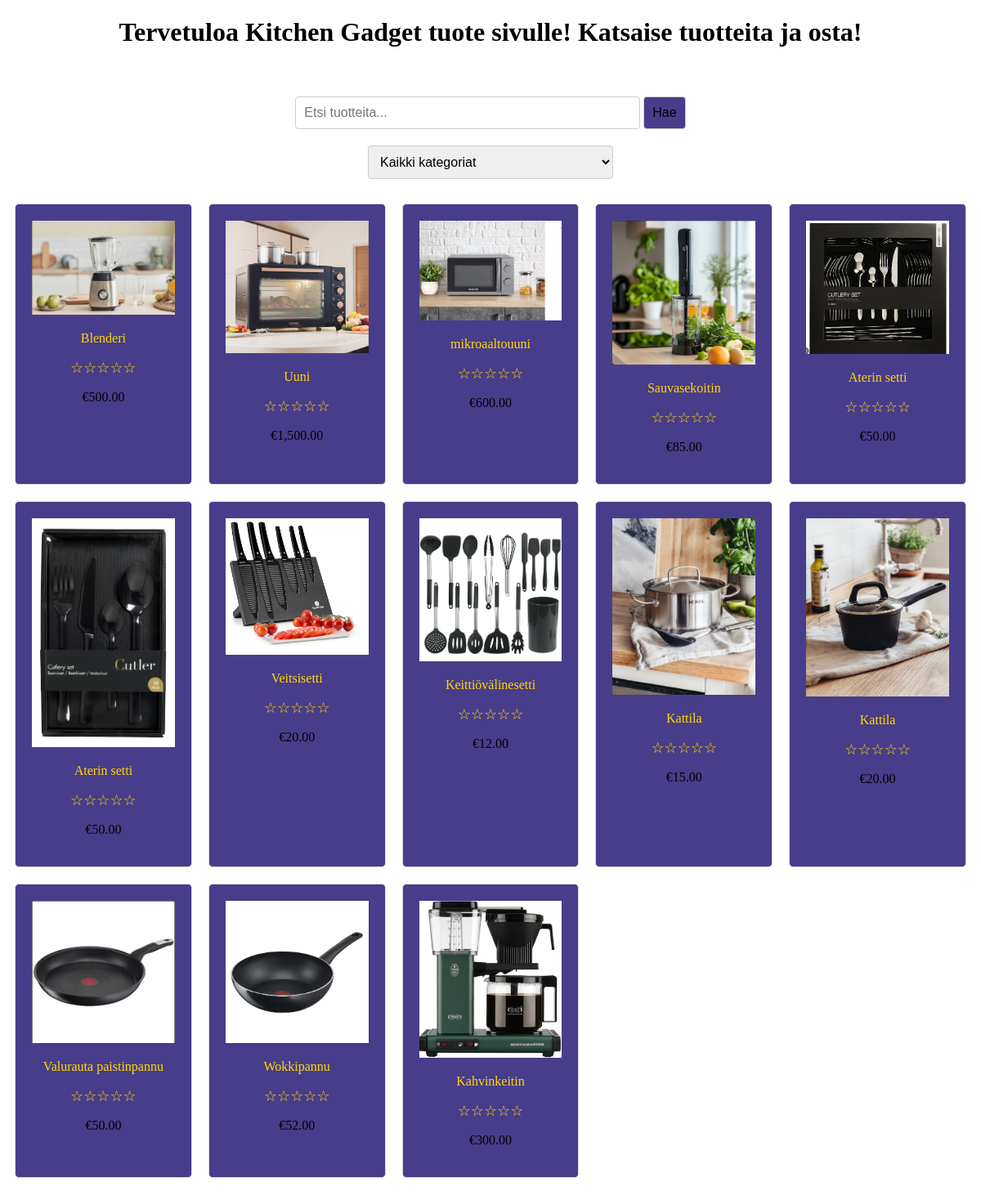
The page /tuoteet.php on the database its author committed.
### tables this page shows
CREATE TABLE `tuotteet` (
  `id` int(11) NOT NULL,
  `nimi` varchar(255) NOT NULL,
  `nimi_en` varchar(255) DEFAULT NULL,
  `kuvaus` text DEFAULT NULL,
  `kuvaus_en` text DEFAULT NULL,
  `hinta` decimal(10,2) NOT NULL,
  `kuva` varchar(255) DEFAULT NULL,
  `varastomäärä` int(11) DEFAULT 0
);

### tuoteet.php (the view, shortened to what this page needs)
<?php
try {
    $dsn = "mysql:host=" . DB_HOST . ";dbname=" . DB_DATABASE . ";charset=utf8";
    $pdo = new PDO($dsn, DB_USER, DB_PASSWORD);
    $pdo->setAttribute(PDO::ATTR_ERRMODE, PDO::ERRMODE_EXCEPTION);
    $pdo->setAttribute(PDO::ATTR_DEFAULT_FETCH_MODE, PDO::FETCH_ASSOC);
    $pdo->setAttribute(PDO::ATTR_EMULATE_PREPARES, false);
} catch (PDOException $e) {
    die('Database connection failed: ' . $e->getMessage());
}
try {
    $stmt = $pdo->prepare("SELECT id, nimi, kuvaus, kuva, hinta, varastomäärä FROM tuotteet");
    $stmt->execute();
    $products = $stmt->fetchAll();
} catch (PDOException $e) {
    echo '<p class="error">Error fetching products: ' . $e->getMessage() . '</p>';
    $products = [];
}
try {
    $stmt = $pdo->prepare("
    SELECT
        t.id, t.nimi, t.kuvaus, t.kuva, t.hinta, t.varastomäärä,
        COALESCE(GROUP_CONCAT(k.nimi SEPARATOR ','), '') AS categories,
        COALESCE(AVG(a.arvosana), 0) AS avg_rating
    FROM tuotteet t
    LEFT JOIN tuote_kategoria tk ON t.id = tk.tuote_id
    LEFT JOIN kategoriat k ON tk.kategoria_id = k.id
    LEFT JOIN arvostelut a ON t.id = a.tuote_id
    GROUP BY t.id
");
    $stmt->execute();
    $products = $stmt->fetchAll();
} catch (PDOException $e) {
    echo '<p class="error">Error fetching products: ' . $e->getMessage() . '</p>';
    $products = [];
}
?>
<!DOCTYPE html>
<html lang="en">
<head>
</head>
<body>
    <h1 style="text-align: center;">Tervetuloa Kitchen Gadget tuote sivulle! Katsaise tuotteita ja osta!</h1>
    <br>
    <div class="search-bar-container">
        <input type="text" id="searchInput" class="search-bar" placeholder="Etsi tuotteita...">
        <button class="search-btn" onclick="searchProduct()">Hae</button>
    </div>
    <div class="category-container">
        <select id="categorySelect" class="category-select" onchange="filterByCategory()">
            <option value="all">Kaikki kategoriat</option>
        </select>
    </div>
    <form>
        <div class="product-grid">
            <?php foreach ($products as $product): ?>
                <div class="product" data-id="<?= htmlspecialchars($product['id']) ?>"
                    data-categories="<?= htmlspecialchars($product['categories']) ?>"
                    onclick="showPopup('<?= htmlspecialchars($product['id']) ?>', '<?= htmlspecialchars($product['nimi']) ?>', '<?= htmlspecialchars($product['kuvaus']) ?>', '<?= htmlspecialchars($product['kuva']) ?>', '<?= htmlspecialchars($product['hinta']) ?>', '<?= htmlspecialchars($product['varastomäärä']) ?>')">
                    <img src="<?= htmlspecialchars($product['kuva']) ?>" alt="<?= htmlspecialchars($product['nimi']) ?>">
                    <p style="color: gold;" class="name"><?= htmlspecialchars($product['nimi']) ?></p>
                    <p class="rating">
                        <?php
                        $rating = round($product['avg_rating']);
                        for ($i = 1; $i <= 5; $i++) {
                            if ($i <= $rating) {
                                echo '★';
                            } else {
                                echo '☆';
                            }
                        }
                        ?>
                    </p>
                    <p class="price">€<?= number_format($product['hinta'], 2) ?></p>
                </div>
            <?php endforeach; ?>
        </div>
    </form>

### tuoteet.php (style rules this page uses)
.product-grid { display: grid; grid-template-columns: repeat(auto-fill, minmax(200px, 1fr)); gap: 20px; max-width: 1200px; margin: 20px auto; padding: 10px; }
.product { position: relative; border: 1px solid #ddd; border-radius: 5px; overflow: hidden; text-align: center; background-color: darkslateblue; transition: transform 0.3s, background-color 0.3s; padding: 20px; }
.product img { width: 100%; height: auto; object-fit: cover; background-color: slateblue; }
.search-bar-container { margin: 20px auto; max-width: 500px; text-align: center; }
.search-bar { width: 80%; padding: 10px; font-size: 16px; border: 1px solid #ccc; border-radius: 4px; }
.search-btn { background-color: darkslateblue; border-radius: 4px; cursor: pointer; font-size: 16px; border: 1px solid #ccc; padding: 10px 10px; transition: background-color 0.3s; }
.category-container { margin: 20px auto; max-width: 300px; text-align: center; }
.category-select { width: 100%; padding: 10px; font-size: 16px; border: 1px solid #ccc; border-radius: 4px; }
.rating { color: gold; font-size: 18px; margin: 5px 0; }

### rows shown on the page
tuotteet: kuva (picture), nimi "Blenderi", hinta "500.00"
tuotteet: kuva (picture), nimi "Uuni", hinta "1,500.00"
tuotteet: kuva+nimi (picture), nimi "mikroaaltouuni", hinta "600.00"
tuotteet: kuva (picture), nimi "Sauvasekoitin", hinta "85.00"
tuotteet: kuva (picture), nimi "Aterin setti", hinta "50.00"
tuotteet: kuva (picture), nimi "Aterin setti", hinta "50.00"
tuotteet: kuva (picture), nimi "Veitsisetti", hinta "20.00"
tuotteet: kuva (picture), nimi "Keittiövälinesetti", hinta "12.00"
tuotteet: kuva (picture), nimi "Kattila", hinta "15.00"
tuotteet: kuva (picture), nimi "Kattila", hinta "20.00"
tuotteet: kuva (picture), nimi "Valurauta paistinpannu", hinta "50.00"
tuotteet: kuva (picture), nimi "Wokkipannu", hinta "52.00"
tuotteet: kuva (picture), nimi "Kahvinkeitin", hinta "300.00"
